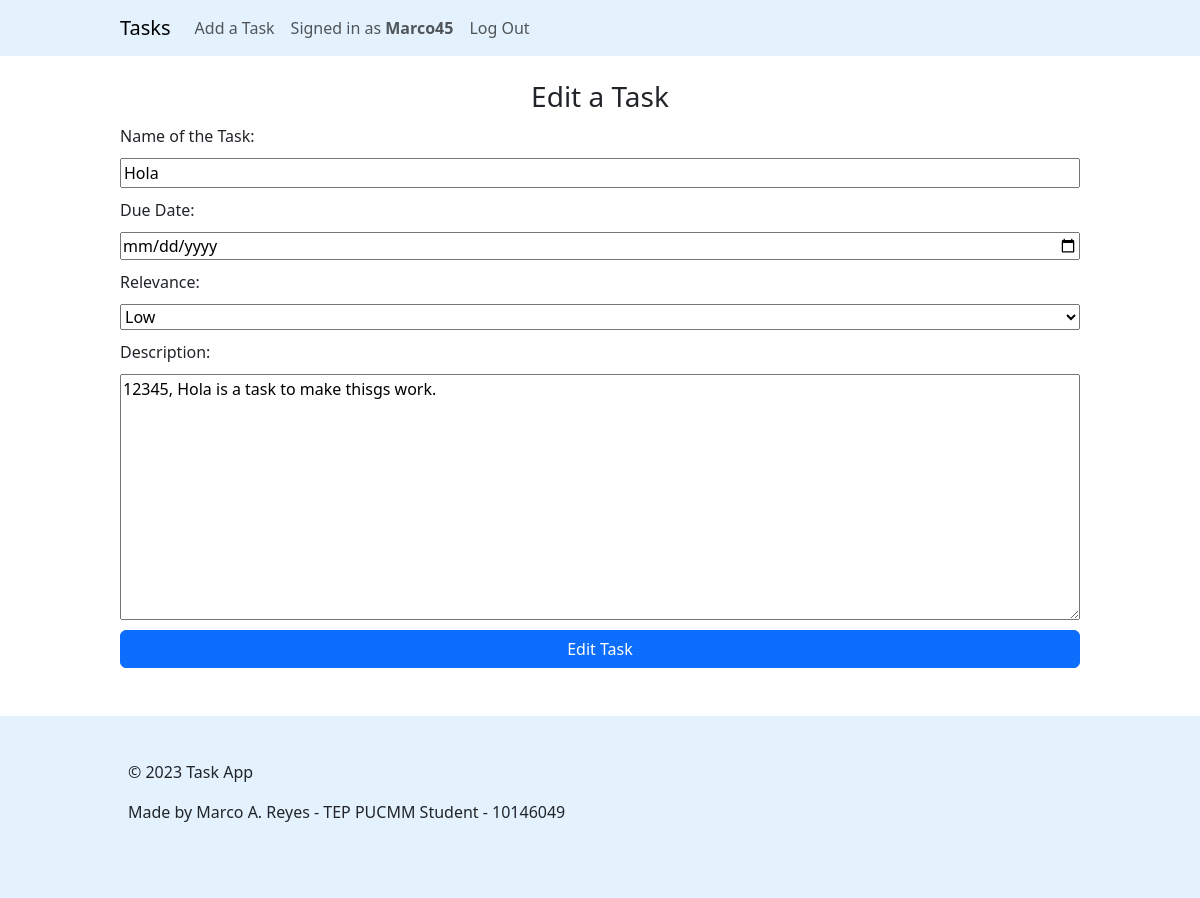
Page /edit/2 (signed in) on the committed database.
### To_do/models.py (models this page shows)
class User(AbstractUser):
    pass

class Task(models.Model):
    created = models.DateTimeField(auto_now_add=True)
    due_date =  models.DateField(auto_now=True)
    relevanse = models.IntegerField(default=1)
    title = models.CharField(max_length=100)
    description =  models.TextField(max_length=5000)
    user = models.ForeignKey(User, on_delete=models.CASCADE,related_name="usuarios")
    is_active = models.BooleanField(default=True)

### To_do/views.py (the view, shortened to what this page needs)
# urls.py: path("edit/<int:task_id>", views.edittask, name="edit")
@login_required(login_url='index')
def edittask(request, task_id):
    task = Task.objects.get(pk=task_id)
    return render(request, "To_do/edit.html", {"task": task})

### To_do/templates/To_do/edit.html (shortened to what this page needs)
{% extends "To_do/layout.html" %}
{% block body %}
    <br>
    <center> <h3>Edit a Task</h3></center>
    <form action="" method="POST">
        <div class="contenedor">
            <label for="name">Name of the Task:</label>
            <input type="text" name="name" id="name" value="{{task.title}}" >
            <label for="due_date">Due Date:</label>
            <input type="date" name="due_date" id="date_due" value="{{task.due_date}}" >
            <label for="relev">Relevance:</label>
            <select name="relev" id="relev" value= {{task.relevanse}}>
                <option value="1">Low</option>
            </select>
            <label for="description">Description:</label>
            <textarea name="description" id="description" cols="30" rows="10">{{task.description}}</textarea>
            <input class="btn btn-primary" type="submit" value="Edit Task">
        </div>
    </form>
{% endblock %}

### To_do/templates/To_do/layout.html (shortened to what this page needs)
{% load static %}
<!DOCTYPE html>
<html>
    <head>
        <link rel="stylesheet" href="{% static 'To_do/normalize.css'%}">
        <link rel="stylesheet" href="{% static 'To_do/styles.css'%}">
        <link href="https://cdn.jsdelivr.net/npm/bootstrap@5.3.2/dist/css/bootstrap.min.css" rel="stylesheet">
    </head>
    <body>
        <nav class="navbar navbar-expand-lg" style="background-color: #e3f2fd;; padding-left: 10%; padding-right: 10%;">
            <a class="navbar-brand" href="{% url 'tasks' %}">Tasks</a>
            <div class="collapse navbar-collapse" id="navbarNav">
              <ul class="navbar-nav">
                {% if user.is_authenticated %}
                    <li class="nav-item active">
                        <a class="nav-link" href="{% url 'addtask' %}">Add a Task </a>
                    </li>
                    <li class="nav-item">
                        <a class="nav-link" href="#">Signed in as <strong>{{ user.username }} </strong></a>
                    </li>
                    <li class="nav-item">
                        <a class="nav-link" href="{% url 'logout' %}">Log Out</a>
                    </li>
                {% else %}
                     <li class="nav-item">
                         <a class="nav-link" href="{% url 'login' %}">Log In</a>
                    </li>
                {% endif %}
              </ul>
            </div>
          </nav>
          <main>
            {% block body %}
            {% endblock %}
        </main>
        <br><br>
        <footer>
            <br>
            <div class="contenedor">
                <p>&copy; 2023 Task App</p>
                <p>Made by Marco A. Reyes - TEP PUCMM Student - 10146049</p>
            </div>
            <br><br>
        </footer>
    </body>
</html>

### To_do/static/To_do/styles.css (style rules this page uses)
.contenedor { margin-left: 10%; margin-right: 10%; width: 80%; }
.contenedor > * { display: block; margin-top: 10px; width: 100%; }
footer { background-color: #e3f2fd;; }
body { display: flex; flex-direction: column; min-height: 100vh; }
main { flex: 1; }
footer { padding: 10px; }

### rows in the picture
User: username "Marco45"
Task: name "Hola", relev "Low", description "12345, Hola is a task to make thisgs work."
